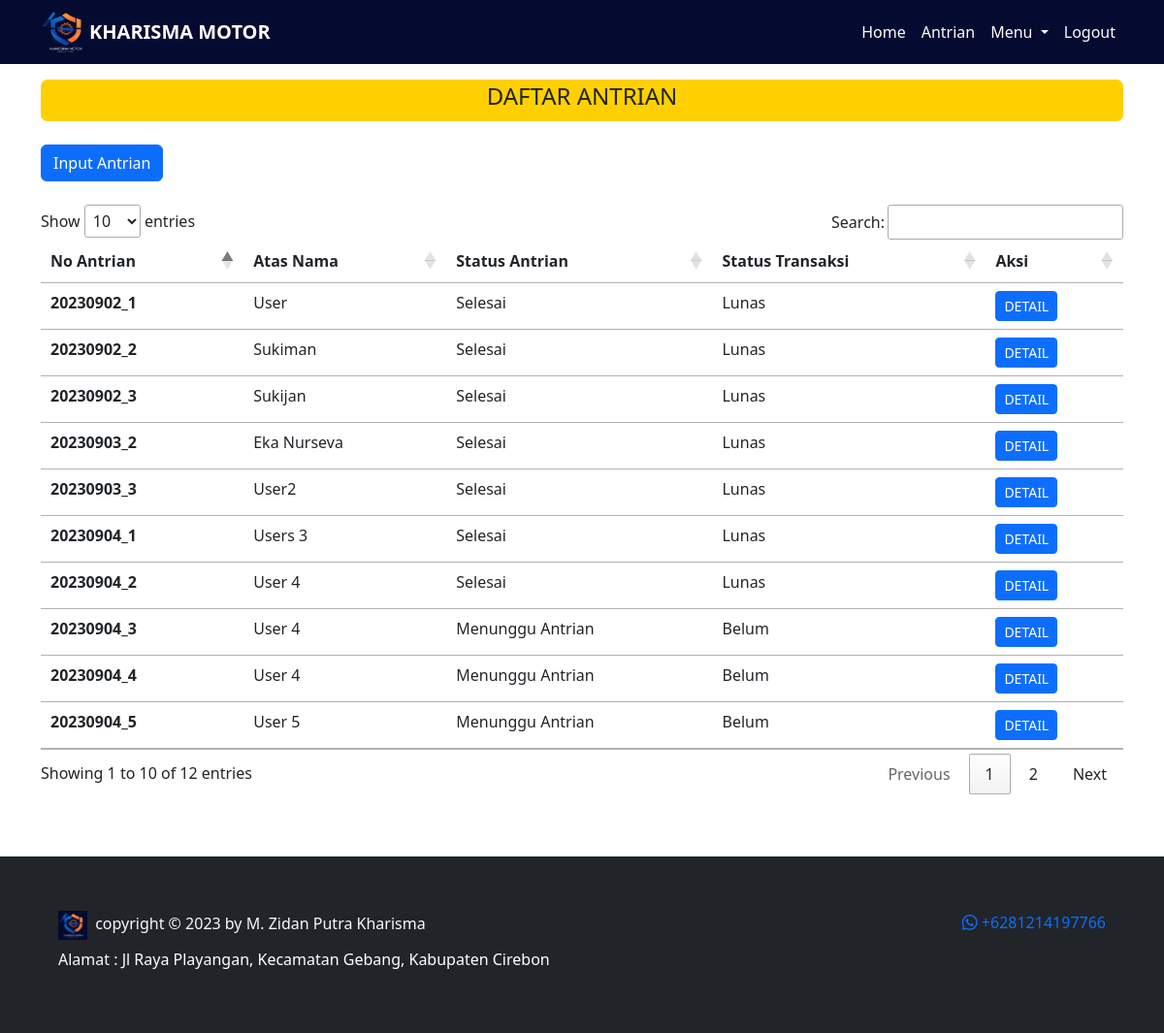
Screenshot of /kelola/antrian.php (signed in) with the database file from the repository.
### tables this page shows
CREATE TABLE `antrian` (
  `id_antrian` int(11) NOT NULL,
  `id_kendaraan` int(11) NOT NULL,
  `no_antrian` varchar(20) NOT NULL,
  `nama_pelanggan` varchar(100) NOT NULL,
  `no_hp` varchar(20) NOT NULL,
  `tanggal` timestamp NOT NULL DEFAULT current_timestamp(),
  `nopol` varchar(50) NOT NULL,
  `alamat` text NOT NULL,
  `status` varchar(50) NOT NULL
);

CREATE TABLE `transaksi` (
  `idtransaksi` int(11) NOT NULL,
  `idantrian` int(11) NOT NULL,
  `idservis` int(11) DEFAULT NULL,
  `idsparepart` int(11) DEFAULT NULL,
  `kode_transaksi` varchar(50) NOT NULL,
  `tanggal_pelunasan` timestamp NOT NULL DEFAULT current_timestamp() ON UPDATE current_timestamp(),
  `status_transaksi` varchar(20) NOT NULL
);

### controller/function.php (called while the page is built, shortened)
<?php
$conn = mysqli_connect("localhost", "root", "", "kharisma_motor");
function query($query)
{
    global $conn;
    $result = mysqli_query($conn, $query);
    $rows = [];
    while ($row = mysqli_fetch_assoc($result)) {
        $rows[] = $row;
    }
    return $rows;
}
function jumlah_data($data)
{
    global $conn;
    $query = mysqli_query($conn, $data);
    $jumlah_data = mysqli_num_rows($query);
    return $jumlah_data;
}
function dekripsi($teks)
{
    $text = $teks;
    $kunci = 'kharisma_motor';
    $key = hash('sha256', $kunci);
    $pkey = "123";
    $method = "aes-192-cfb1";
    $iv = substr(hash('sha256', $pkey), 0, 16);
    $dekripsi = base64_decode($text);
    $dekripsi = openssl_decrypt($dekripsi, $method, $key, 0, $iv);
    return $dekripsi;
}
function enkripsi($teks)
{
    $text = $teks;
    $kunci = 'kharisma_motor';
    $key = hash('sha256', $kunci);
    $pkey = "123";
    $method = "aes-192-cfb1";
    $iv = substr(hash('sha256', $pkey), 0, 16);
    $enkripsi = openssl_encrypt($text, $method, $key, 0, $iv);
    $enkripsi = base64_encode($enkripsi);
    return $enkripsi;
}
?>

### kelola/antrian.php (the view, shortened to what this page needs)
<?php
require_once "../controller/function.php";
$id = dekripsi($_COOKIE['KMmz19']);
$user = query("SELECT * FROM pengguna WHERE idpengguna = $id")[0];
$antrian = query("SELECT * FROM antrian");
?>
<!DOCTYPE html>
<html lang="en">
<head>
    <link href="https://cdn.jsdelivr.net/npm/bootstrap@5.3.0/dist/css/bootstrap.min.css" rel="stylesheet"
>
    <link rel="stylesheet" href="https://cdn.jsdelivr.net/npm/bootstrap-icons@1.10.5/font/bootstrap-icons.css">
    <link rel="stylesheet" href="https://cdn.datatables.net/1.13.4/css/jquery.dataTables.min.css">
    <link rel="stylesheet" href="../style.css">
</head>
<body>
    <?php
    if ($user['level'] === "Admin") {
        require_once('../navbar/navbar_admin.php');
    } elseif ($user['level'] === "Kasir") {
        require_once('../navbar/navbar_kasir.php');
    } else {
        echo "Error: Peran pengguna tidak valid.";
    }
    ?>
    <div class="container">
        <div class="content py-3">
            <div class="title text-center text-uppercase">
                <h4>DAFTAR ANTRIAN</h4>
            </div>
            <div class="konten py-4">
                <a href="input_antrian.php">
                    <button type="button" class="btn btn-primary">
                        Input Antrian
                    </button>
                </a>
            </div>
            <table class="table table-hover" id="example">
                <thead>
                    <tr>
                        <th scope="col">No Antrian</th>
                        <th scope="col">Atas Nama</th>
                        <th scope="col">Status Antrian</th>
                        <th scope="col">Status Transaksi</th>
                        <th scope="col">Aksi</th>
                    </tr>
                </thead>
                <tbody>
                    <?php
                        foreach ($antrian as $s):
                            $enkripsi = enkripsi($s['id_antrian']);
                            $idantrian = $s['id_antrian'];
                            $jumlah_data = jumlah_data("SELECT * FROM transaksi WHERE idantrian = $idantrian");
                            if($jumlah_data > 0) :
                                $data_transaksi = query("SELECT * FROM transaksi WHERE idantrian = $idantrian")[0];
                    ?>
                        <tr>
                            <th>
                                <?php echo $s['no_antrian']; ?>
                            </th>
                            <td>
                                <?php echo $s['nama_pelanggan']; ?>
                            </td>
                            <td>
                                <?= $s['status']; ?>
                            </td>
                            <td>
                                <?= $data_transaksi['status_transaksi']; ?>
                            </td>
                            <td>
                                <a class="btn btn-sm btn-primary"
                                    href="detail_transaksi.php?id=<?= $enkripsi; ?>">DETAIL</a>
                            </td>
                        </tr>
                    <?php
                            endif;
                        endforeach;
                    ?>
                </tbody>
            </table>
        </div>
    </div>
    <?php
    require_once('../footer.php');
    ?>
</body>
</html>

### style.css (style rules this page uses)
body { background: white; }
.container .title { border: solid rgb(255, 208, 0); border-radius: 7px; background: rgb(255, 208, 0); }

### rows the page displays
antrian: no_antrian "20230902_1", nama_pelanggan "User", status "Selesai", transaksi.status_transaksi "Lunas"
antrian: no_antrian "20230902_2", nama_pelanggan "Sukiman", status "Selesai", transaksi.status_transaksi "Lunas"
antrian: no_antrian "20230902_3", nama_pelanggan "Sukijan", status "Selesai", transaksi.status_transaksi "Lunas"
antrian: no_antrian "20230903_2", nama_pelanggan "Eka Nurseva", status "Selesai", transaksi.status_transaksi "Lunas"
antrian: no_antrian "20230903_3", nama_pelanggan "User2", status "Selesai", transaksi.status_transaksi "Lunas"
antrian: no_antrian "20230904_1", nama_pelanggan "Users 3", status "Selesai", transaksi.status_transaksi "Lunas"
antrian: no_antrian "20230904_2", nama_pelanggan "User 4", status "Selesai", transaksi.status_transaksi "Lunas"
antrian: no_antrian "20230904_3", nama_pelanggan "User 4", status "Menunggu Antrian", transaksi.status_transaksi "Belum"
antrian: no_antrian "20230904_4", nama_pelanggan "User 4", status "Menunggu Antrian", transaksi.status_transaksi "Belum"
antrian: no_antrian "20230904_5", nama_pelanggan "User 5", status "Menunggu Antrian", transaksi.status_transaksi "Belum"
